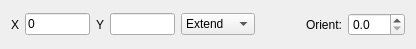
<?xml version="1.0" encoding="UTF-8"?>
<ui version="4.0">
 <class>CrossOptions</class>
 <widget class="QWidget" name="CrossOptions">
  <property name="geometry">
   <rect>
    <x>0</x>
    <y>0</y>
    <width>416</width>
    <height>49</height>
   </rect>
  </property>
  <layout class="QHBoxLayout">
   <item>
    <widget class="QLabel" name="label">
     <property name="text">
      <string>X</string>
     </property>
    </widget>
   </item>
   <item>
    <widget class="RMathLineEdit" name="ExtendX">
     <property name="sizePolicy">
      <sizepolicy hsizetype="Fixed" vsizetype="Fixed">
       <horstretch>0</horstretch>
       <verstretch>0</verstretch>
      </sizepolicy>
     </property>
     <property name="maximumSize">
      <size>
       <width>65</width>
       <height>16777215</height>
      </size>
     </property>
     <property name="text">
      <string notr="true">0</string>
     </property>
     <property name="angle" stdset="0">
      <bool>false</bool>
     </property>
     <property name="defaultValue" stdset="0">
      <double>1.000000000000000</double>
     </property>
    </widget>
   </item>
   <item>
    <widget class="QLabel" name="label_2">
     <property name="text">
      <string>Y</string>
     </property>
    </widget>
   </item>
   <item>
    <widget class="RMathLineEdit" name="ExtendY">
     <property name="sizePolicy">
      <sizepolicy hsizetype="Fixed" vsizetype="Fixed">
       <horstretch>0</horstretch>
       <verstretch>0</verstretch>
      </sizepolicy>
     </property>
     <property name="maximumSize">
      <size>
       <width>65</width>
       <height>16777215</height>
      </size>
     </property>
    </widget>
   </item>
   <item>
    <widget class="QComboBox" name="Mode">
     <property name="sizePolicy">
      <sizepolicy hsizetype="Fixed" vsizetype="Fixed">
       <horstretch>0</horstretch>
       <verstretch>0</verstretch>
      </sizepolicy>
     </property>
     <property name="minimumSize">
      <size>
       <width>74</width>
       <height>0</height>
      </size>
     </property>
     <property name="maximumSize">
      <size>
       <width>78</width>
       <height>16777215</height>
      </size>
     </property>
     <property name="locale">
      <locale language="English" country="UnitedKingdom"/>
     </property>
     <property name="currentIndex">
      <number>0</number>
     </property>
     <property name="maxVisibleItems">
      <number>2</number>
     </property>
     <property name="maxCount">
      <number>2</number>
     </property>
     <item>
      <property name="text">
       <string>Extend</string>
      </property>
     </item>
     <item>
      <property name="text">
       <string>Length</string>
      </property>
     </item>
    </widget>
   </item>
   <item>
    <spacer name="horizontalSpacer">
     <property name="orientation">
      <enum>Qt::Horizontal</enum>
     </property>
     <property name="sizeHint" stdset="0">
      <size>
       <width>100</width>
       <height>20</height>
      </size>
     </property>
    </spacer>
   </item>
   <item>
    <widget class="QLabel" name="label_3">
     <property name="text">
      <string>Orient:</string>
     </property>
    </widget>
   </item>
   <item>
    <widget class="QDoubleSpinBox" name="Orientation">
     <property name="decimals">
      <number>1</number>
     </property>
     <property name="maximum">
      <double>180.000000000000000</double>
     </property>
    </widget>
   </item>
  </layout>
 </widget>
 <customwidgets>
  <customwidget>
   <class>RMathLineEdit</class>
   <extends>QLineEdit</extends>
   <header>RMathLineEdit.h</header>
  </customwidget>
 </customwidgets>
 <resources/>
 <connections/>
</ui>
